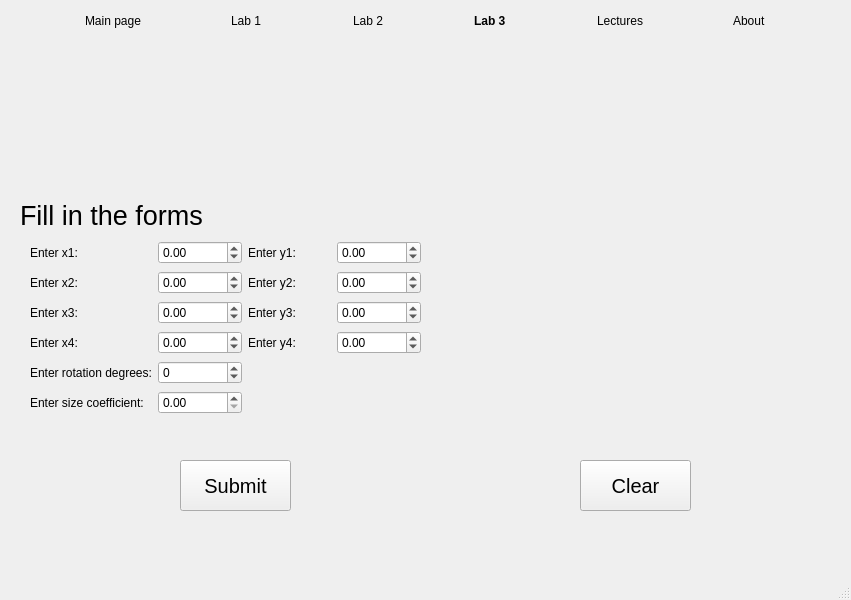
<?xml version="1.0" encoding="UTF-8"?>
<ui version="4.0">
 <class>MainWindow</class>
 <widget class="QMainWindow" name="MainWindow">
  <property name="geometry">
   <rect>
    <x>0</x>
    <y>0</y>
    <width>851</width>
    <height>600</height>
   </rect>
  </property>
  <property name="windowTitle">
   <string>FractalWindow</string>
  </property>
  <widget class="QWidget" name="centralwidget">
   <widget class="QLabel" name="label">
    <property name="geometry">
     <rect>
      <x>20</x>
      <y>200</y>
      <width>191</width>
      <height>31</height>
     </rect>
    </property>
    <property name="font">
     <font>
      <pointsize>20</pointsize>
     </font>
    </property>
    <property name="text">
     <string>Fill in the forms</string>
    </property>
   </widget>
   <widget class="QPushButton" name="submitButton">
    <property name="geometry">
     <rect>
      <x>180</x>
      <y>460</y>
      <width>111</width>
      <height>51</height>
     </rect>
    </property>
    <property name="font">
     <font>
      <pointsize>15</pointsize>
     </font>
    </property>
    <property name="text">
     <string>Submit</string>
    </property>
   </widget>
   <widget class="QWidget" name="widget" native="true">
    <property name="geometry">
     <rect>
      <x>430</x>
      <y>70</y>
      <width>411</width>
      <height>371</height>
     </rect>
    </property>
    <widget class="QLabel" name="image">
     <property name="geometry">
      <rect>
       <x>8</x>
       <y>5</y>
       <width>401</width>
       <height>361</height>
      </rect>
     </property>
     <property name="sizePolicy">
      <sizepolicy hsizetype="Expanding" vsizetype="Expanding">
       <horstretch>1</horstretch>
       <verstretch>1</verstretch>
      </sizepolicy>
     </property>
     <property name="text">
      <string/>
     </property>
     <property name="scaledContents">
      <bool>false</bool>
     </property>
     <property name="alignment">
      <set>Qt::AlignCenter</set>
     </property>
    </widget>
   </widget>
   <widget class="QPushButton" name="clear_button">
    <property name="geometry">
     <rect>
      <x>580</x>
      <y>460</y>
      <width>111</width>
      <height>51</height>
     </rect>
    </property>
    <property name="font">
     <font>
      <pointsize>15</pointsize>
     </font>
    </property>
    <property name="text">
     <string>Clear</string>
    </property>
   </widget>
   <widget class="QWidget" name="gridLayoutWidget">
    <property name="geometry">
     <rect>
      <x>30</x>
      <y>240</y>
      <width>391</width>
      <height>180</height>
     </rect>
    </property>
    <layout class="QGridLayout" name="gridLayout">
     <item row="2" column="1">
      <widget class="QLabel" name="label_8">
       <property name="text">
        <string>Enter x2:</string>
       </property>
      </widget>
     </item>
     <item row="2" column="2">
      <widget class="QDoubleSpinBox" name="x2">
       <property name="minimum">
        <double>-100.000000000000000</double>
       </property>
      </widget>
     </item>
     <item row="0" column="3">
      <widget class="QLabel" name="label_3">
       <property name="text">
        <string>Enter y1:</string>
       </property>
      </widget>
     </item>
     <item row="3" column="4">
      <widget class="QDoubleSpinBox" name="y3">
       <property name="minimum">
        <double>-100.000000000000000</double>
       </property>
      </widget>
     </item>
     <item row="6" column="2">
      <widget class="QDoubleSpinBox" name="sizeCoefficient"/>
     </item>
     <item row="4" column="1">
      <widget class="QLabel" name="label_9">
       <property name="text">
        <string>Enter x4:</string>
       </property>
      </widget>
     </item>
     <item row="0" column="4">
      <widget class="QDoubleSpinBox" name="y1">
       <property name="minimum">
        <double>-100.000000000000000</double>
       </property>
      </widget>
     </item>
     <item row="0" column="2">
      <widget class="QDoubleSpinBox" name="x1">
       <property name="minimum">
        <double>-100.000000000000000</double>
       </property>
      </widget>
     </item>
     <item row="3" column="2">
      <widget class="QDoubleSpinBox" name="x3">
       <property name="minimum">
        <double>-100.000000000000000</double>
       </property>
      </widget>
     </item>
     <item row="0" column="1">
      <widget class="QLabel" name="label_2">
       <property name="text">
        <string>Enter x1:</string>
       </property>
      </widget>
     </item>
     <item row="3" column="3">
      <widget class="QLabel" name="label_5">
       <property name="text">
        <string>Enter y3:</string>
       </property>
      </widget>
     </item>
     <item row="4" column="2">
      <widget class="QDoubleSpinBox" name="x4">
       <property name="minimum">
        <double>-100.000000000000000</double>
       </property>
      </widget>
     </item>
     <item row="5" column="2">
      <widget class="QSpinBox" name="rotationDegrees">
       <property name="minimum">
        <number>-360</number>
       </property>
       <property name="maximum">
        <number>360</number>
       </property>
      </widget>
     </item>
     <item row="5" column="1">
      <widget class="QLabel" name="label_6">
       <property name="text">
        <string>Enter rotation degrees:</string>
       </property>
      </widget>
     </item>
     <item row="3" column="1">
      <widget class="QLabel" name="label_4">
       <property name="text">
        <string>Enter x3:</string>
       </property>
      </widget>
     </item>
     <item row="6" column="1">
      <widget class="QLabel" name="label_7">
       <property name="text">
        <string>Enter size coefficient:</string>
       </property>
      </widget>
     </item>
     <item row="2" column="4">
      <widget class="QDoubleSpinBox" name="y2">
       <property name="minimum">
        <double>-100.000000000000000</double>
       </property>
      </widget>
     </item>
     <item row="4" column="4">
      <widget class="QDoubleSpinBox" name="y4">
       <property name="minimum">
        <double>-100.000000000000000</double>
       </property>
      </widget>
     </item>
     <item row="2" column="3">
      <widget class="QLabel" name="label_10">
       <property name="text">
        <string>Enter y2:</string>
       </property>
      </widget>
     </item>
     <item row="4" column="3">
      <widget class="QLabel" name="label_11">
       <property name="text">
        <string>Enter y4:</string>
       </property>
      </widget>
     </item>
    </layout>
   </widget>
   <widget class="QWidget" name="horizontalLayoutWidget">
    <property name="geometry">
     <rect>
      <x>0</x>
      <y>0</y>
      <width>851</width>
      <height>41</height>
     </rect>
    </property>
    <layout class="QHBoxLayout" name="horizontalLayout">
     <item>
      <spacer name="horizontalSpacer_2">
       <property name="orientation">
        <enum>Qt::Horizontal</enum>
       </property>
       <property name="sizeHint" stdset="0">
        <size>
         <width>40</width>
         <height>20</height>
        </size>
       </property>
      </spacer>
     </item>
     <item>
      <widget class="QLabel" name="mainPage">
       <property name="font">
        <font>
         <bold>false</bold>
        </font>
       </property>
       <property name="text">
        <string>Main page</string>
       </property>
      </widget>
     </item>
     <item>
      <spacer name="horizontalSpacer_3">
       <property name="orientation">
        <enum>Qt::Horizontal</enum>
       </property>
       <property name="sizeHint" stdset="0">
        <size>
         <width>40</width>
         <height>20</height>
        </size>
       </property>
      </spacer>
     </item>
     <item>
      <widget class="QLabel" name="lab1">
       <property name="font">
        <font>
         <bold>false</bold>
        </font>
       </property>
       <property name="text">
        <string>Lab 1</string>
       </property>
      </widget>
     </item>
     <item>
      <spacer name="horizontalSpacer_4">
       <property name="orientation">
        <enum>Qt::Horizontal</enum>
       </property>
       <property name="sizeHint" stdset="0">
        <size>
         <width>40</width>
         <height>20</height>
        </size>
       </property>
      </spacer>
     </item>
     <item>
      <widget class="QLabel" name="lab2">
       <property name="text">
        <string>Lab 2</string>
       </property>
      </widget>
     </item>
     <item>
      <spacer name="horizontalSpacer_5">
       <property name="orientation">
        <enum>Qt::Horizontal</enum>
       </property>
       <property name="sizeHint" stdset="0">
        <size>
         <width>40</width>
         <height>20</height>
        </size>
       </property>
      </spacer>
     </item>
     <item>
      <widget class="QLabel" name="lab3">
       <property name="font">
        <font>
         <bold>true</bold>
        </font>
       </property>
       <property name="text">
        <string>Lab 3</string>
       </property>
      </widget>
     </item>
     <item>
      <spacer name="horizontalSpacer_7">
       <property name="orientation">
        <enum>Qt::Horizontal</enum>
       </property>
       <property name="sizeHint" stdset="0">
        <size>
         <width>40</width>
         <height>20</height>
        </size>
       </property>
      </spacer>
     </item>
     <item>
      <widget class="QLabel" name="lectures">
       <property name="font">
        <font>
         <bold>false</bold>
        </font>
       </property>
       <property name="text">
        <string>Lectures</string>
       </property>
      </widget>
     </item>
     <item>
      <spacer name="horizontalSpacer">
       <property name="orientation">
        <enum>Qt::Horizontal</enum>
       </property>
       <property name="sizeHint" stdset="0">
        <size>
         <width>40</width>
         <height>20</height>
        </size>
       </property>
      </spacer>
     </item>
     <item>
      <widget class="QLabel" name="about">
       <property name="font">
        <font>
         <bold>false</bold>
        </font>
       </property>
       <property name="text">
        <string>About</string>
       </property>
      </widget>
     </item>
     <item>
      <spacer name="horizontalSpacer_6">
       <property name="orientation">
        <enum>Qt::Horizontal</enum>
       </property>
       <property name="sizeHint" stdset="0">
        <size>
         <width>40</width>
         <height>20</height>
        </size>
       </property>
      </spacer>
     </item>
    </layout>
   </widget>
  </widget>
  <widget class="QMenuBar" name="menubar">
   <property name="geometry">
    <rect>
     <x>0</x>
     <y>0</y>
     <width>851</width>
     <height>22</height>
    </rect>
   </property>
  </widget>
  <widget class="QStatusBar" name="statusbar"/>
 </widget>
 <resources/>
 <connections/>
</ui>
